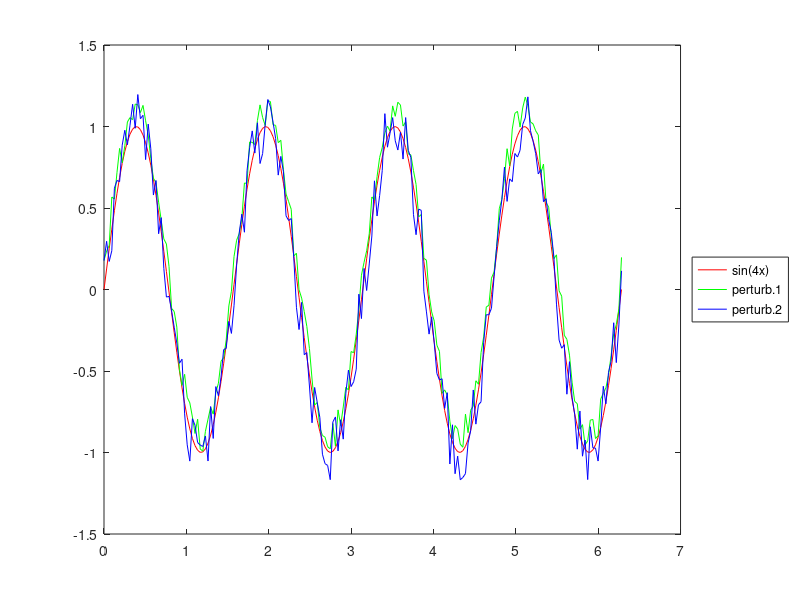

This figure's MATLAB source:
m = 4;
n = 3;
x = linspace(0, 2*pi, 200);
y = sin(4*x);

yp1 = y + 0.2*rand(1, length(x)); % Add noise to y
yp2 = y - 0.2+0.4*rand(1, length(x)); % Add noise to y

figure;

plot(x, y, 'r', x, yp1, 'g', x, yp2, 'b');
set(gcf, 'Position', [100, 100, 300, 200]);
legend('sin(4x)', 'perturb.1', 'perturb.2', 'Location', 'EastOutside');
